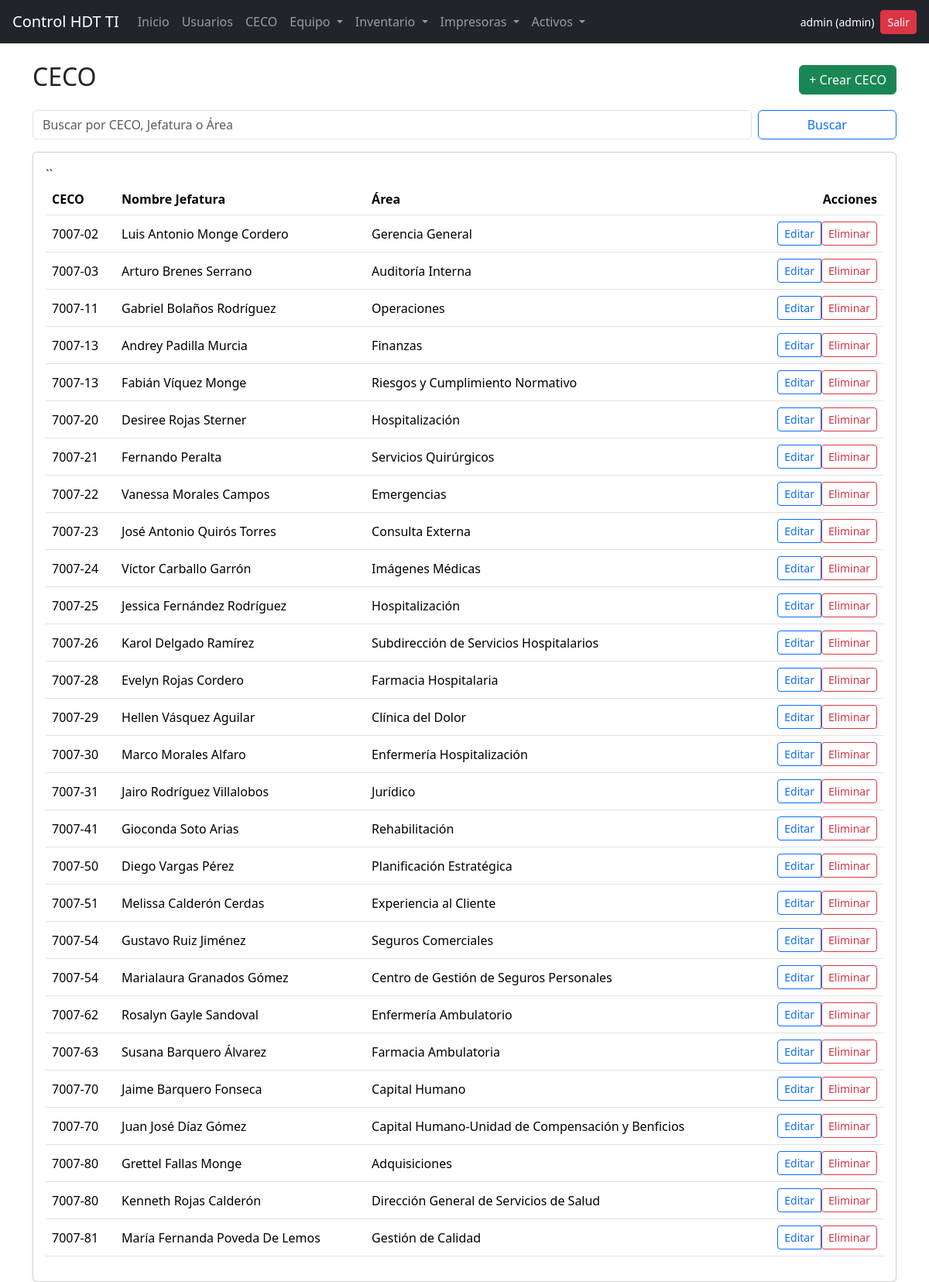
Screenshot of /ceco/ (signed in) with the database file from the repository.
### models/models.py (models this page shows, shortened)
class User(db.Model, UserMixin):
    id = db.Column(db.Integer, primary_key=True)
    username = db.Column(db.String(80), unique=True, nullable=False)
    password = db.Column(db.String(200), nullable=False)
    role = db.Column(db.String(20), nullable=False)  # admin | user
    entregas = db.relationship('EntregaEquipo', backref='usuario', lazy=True)
    reportes_impresora = db.relationship('ReporteImpresora', backref='usuario', lazy=True)

class Ceco(db.Model):
    id = db.Column(db.Integer, primary_key=True)
    ceco = db.Column(db.String(20), nullable=False)
    nombre_jefatura = db.Column(db.String(150), nullable=False)
    area = db.Column(db.String(150), nullable=False)
    __table_args__ = (
        UniqueConstraint('ceco', 'nombre_jefatura', name='uq_ceco_jefatura'),
    )
    from datetime import datetime

### routes/ceco.py (the view, shortened to what this page needs)
@ceco_bp.route('/')
@login_required
@admin_required
def list_ceco():
    q = request.args.get("q", "").strip()
    query = Ceco.query
    cecos = query.order_by(Ceco.ceco.asc()).all()
    return render_template('ceco/list.html', cecos=cecos, q=q)

### app.py (called while the page is built)
@login_manager.user_loader
def load_user(user_id):
    return User.query.get(int(user_id))

### routes/utils.py (called while the page is built)
def admin_required(fn):
    @wraps(fn)
    def wrapper(*args, **kwargs):
        if not current_user.is_authenticated:
            abort(401)
        if current_user.role != "admin":
            abort(403)
        return fn(*args, **kwargs)
    return wrapper

### templates/ceco/list.html (shortened to what this page needs)
{% extends "base.html" %}
{% block content %}
<div class="d-flex justify-content-between align-items-center mb-3">
  <h2>CECO</h2>
  <a href="{{ url_for('ceco.create_ceco') }}" class="btn btn-success">+ Crear CECO</a>
</div>
<form class="row g-2 mb-3" method="get">
  <div class="col-md-10">
    <input class="form-control" name="q" placeholder="Buscar por CECO, Jefatura o Área" value="{{ q }}">
  </div>
  <div class="col-md-2 d-grid">
    <button class="btn btn-outline-primary">Buscar</button>
  </div>
</form>
<div class="card shadow-sm">
  <div class="card-body">
    <div class="table-responsive">
      <table class="table table-hover align-middle">
        <thead>
          <tr>
            <th>CECO</th>
            <th>Nombre Jefatura</th>
            <th>Área</th>
            <th class="text-end">Acciones</th>
          </tr>
        </thead>
        <tbody>
  {% for c in cecos %}
  <tr>
    <td>{{ c.ceco }}</td>
    <td>{{ c.nombre_jefatura }}</td>
    <td>{{ c.area }}</td>
    <td class="text-end">
  <div class="btn-group" role="group">
    <a class="btn btn-sm btn-outline-primary"
       href="{{ url_for('ceco.edit_ceco', ceco_id=c.id) }}">
      Editar
    </a>
       <form method="post"
          action="{{ url_for('ceco.delete_ceco', ceco_id=c.id) }}"
          class="d-inline">
      <button type="submit"
              class="btn btn-sm btn-outline-danger"
              data-confirm="¿Eliminar el CECO '{{ c.ceco }}'?">
        Eliminar
      </button>
    </form>
    </td>
  </tr>
  {% else %}
  <tr>
    <td colspan="4" class="text-center text-muted py-4">
      No hay CECOs registrados. Puedes usar <strong>“+ Crear CECO”</strong> o ejecutar el seed.
    </td>
  </tr>
  {% endfor %}
</tbody>
      </table>
    </div>
  </div>
</div>
{% endblock %}

### templates/base.html (shortened to what this page needs)
<!DOCTYPE html>
<html lang="es">
<head>
    <link href="https://cdn.jsdelivr.net/npm/bootstrap@5.3.3/dist/css/bootstrap.min.css" rel="stylesheet">
</head>
<body>
    <nav class="navbar navbar-expand-lg navbar-dark bg-dark px-3">
        {% if current_user.is_authenticated %}
        {% set home_url = url_for('admin.dashboard') if current_user.role == 'admin' else url_for('user.dashboard') %}
        {% else %}
        {% set home_url = url_for('auth.login') %}
        {% endif %}
        <a class="navbar-brand" href="{{ home_url }}">Control HDT TI</a>
        <div class="collapse navbar-collapse" id="navMain">
            <ul class="navbar-nav me-auto mb-2 mb-lg-0">
                {% if current_user.is_authenticated %}
                <li class="nav-item">
                    <a class="nav-link" href="{{ home_url }}">Inicio</a>
                </li>
                {% if current_user.role == 'admin' %}
                <li class="nav-item">
                    <a class="nav-link" href="{{ url_for('admin.users_list') }}">Usuarios</a>
                </li>
                <li class="nav-item">
                    <a class="nav-link" href="{{ url_for('ceco.list_ceco') }}">CECO</a>
                </li>
                {% endif %}
                <li class="nav-item dropdown">
                    <a class="nav-link dropdown-toggle" href="#" id="navEquipo" role="button" data-bs-toggle="dropdown"
                        aria-expanded="false">
                        Equipo
                    </a>
                </li>
                <li class="nav-item dropdown">
                    <a class="nav-link dropdown-toggle" href="#" id="navInventario" role="button"
                        data-bs-toggle="dropdown" aria-expanded="false">
                        Inventario
                    </a>
                </li>
                <li class="nav-item dropdown">
                    <a class="nav-link dropdown-toggle" href="#" id="navImpresoras" role="button"
                        data-bs-toggle="dropdown" aria-expanded="false">
                        Impresoras
                    </a>
                </li>
<li class="nav-item dropdown">
  <a class="nav-link dropdown-toggle" href="#" id="navActivos" role="button"
     data-bs-toggle="dropdown" aria-expanded="false">
    Activos
  </a>
</li>
                {% endif %}
            </ul>
            <div class="d-flex align-items-center gap-2">
                {% if current_user.is_authenticated %}
                <span class="text-white small">
                    {{ current_user.username }} ({{ current_user.role }})
                </span>
                <a href="{{ url_for('auth.logout') }}" class="btn btn-danger btn-sm">Salir</a>
                {% endif %}
            </div>
        </div>
    </nav>
    <div class="container mt-4">
        {% block content %}{% endblock %}
    </div>
</body>
</html>

### rows the page displays
User: username "admin", role "admin"
Ceco: ceco "7007-02", nombre_jefatura "Luis Antonio Monge Cordero", area "Gerencia General"
Ceco: ceco "7007-03", nombre_jefatura "Arturo Brenes Serrano", area "Auditoría Interna"
Ceco: ceco "7007-11", nombre_jefatura "Gabriel Bolaños Rodríguez", area "Operaciones"
Ceco: ceco "7007-13", nombre_jefatura "Andrey Padilla Murcia", area "Finanzas"
Ceco: ceco "7007-13", nombre_jefatura "Fabián Víquez Monge", area "Riesgos y Cumplimiento Normativo"
Ceco: ceco "7007-20", nombre_jefatura "Desiree Rojas Sterner", area "Hospitalización"
Ceco: ceco "7007-21", nombre_jefatura "Fernando Peralta", area "Servicios Quirúrgicos"
Ceco: ceco "7007-22", nombre_jefatura "Vanessa Morales Campos", area "Emergencias"
Ceco: ceco "7007-23", nombre_jefatura "José Antonio Quirós Torres", area "Consulta Externa"
Ceco: ceco "7007-24", nombre_jefatura "Víctor Carballo Garrón", area "Imágenes Médicas"
Ceco: ceco "7007-25", nombre_jefatura "Jessica Fernández Rodríguez", area "Hospitalización"
Ceco: ceco "7007-26", nombre_jefatura "Karol Delgado Ramírez", area "Subdirección de Servicios Hospitalarios"
Ceco: ceco "7007-28", nombre_jefatura "Evelyn Rojas Cordero", area "Farmacia Hospitalaria"
Ceco: ceco "7007-29", nombre_jefatura "Hellen Vásquez Aguilar", area "Clínica del Dolor"
Ceco: ceco "7007-30", nombre_jefatura "Marco Morales Alfaro", area "Enfermería Hospitalización"
Ceco: ceco "7007-31", nombre_jefatura "Jairo Rodríguez Villalobos", area "Jurídico"
Ceco: ceco "7007-41", nombre_jefatura "Gioconda Soto Arias", area "Rehabilitación"
Ceco: ceco "7007-50", nombre_jefatura "Diego Vargas Pérez", area "Planificación Estratégica"
Ceco: ceco "7007-51", nombre_jefatura "Melissa Calderón Cerdas", area "Experiencia al Cliente"
Ceco: ceco "7007-54", nombre_jefatura "Gustavo Ruiz Jiménez", area "Seguros Comerciales"
Ceco: ceco "7007-54", nombre_jefatura "Marialaura Granados Gómez", area "Centro de Gestión de Seguros Personales"
Ceco: ceco "7007-62", nombre_jefatura "Rosalyn Gayle Sandoval", area "Enfermería Ambulatorio"
Ceco: ceco "7007-63", nombre_jefatura "Susana Barquero Álvarez", area "Farmacia Ambulatoria"
Ceco: ceco "7007-70", nombre_jefatura "Jaime Barquero Fonseca", area "Capital Humano"
Ceco: ceco "7007-70", nombre_jefatura "Juan José Díaz Gómez", area "Capital Humano-Unidad de Compensación y Benficios"
Ceco: ceco "7007-80", nombre_jefatura "Grettel Fallas Monge", area "Adquisiciones"
Ceco: ceco "7007-80", nombre_jefatura "Kenneth Rojas Calderón", area "Dirección General de Servicios de Salud"
Ceco: ceco "7007-81", nombre_jefatura "María Fernanda Poveda De Lemos", area "Gestión de Calidad"
